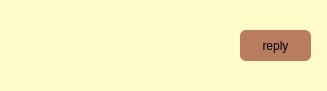
<?xml version="1.0" encoding="UTF-8"?>
<ui version="4.0">
 <class>commentui</class>
 <widget class="QWidget" name="commentui">
  <property name="geometry">
   <rect>
    <x>0</x>
    <y>0</y>
    <width>327</width>
    <height>91</height>
   </rect>
  </property>
  <property name="windowTitle">
   <string>Form</string>
  </property>
  <property name="styleSheet">
   <string notr="true">background-color: rgb(255, 251, 201);</string>
  </property>
  <widget class="QPushButton" name="reply">
   <property name="geometry">
    <rect>
     <x>240</x>
     <y>30</y>
     <width>71</width>
     <height>31</height>
    </rect>
   </property>
   <property name="styleSheet">
    <string notr="true">font: 8pt &quot;Segoe UI&quot;;
border-radius:6px;
background-color: rgb(184, 125, 97);</string>
   </property>
   <property name="text">
    <string>reply</string>
   </property>
  </widget>
  <widget class="QLabel" name="text">
   <property name="geometry">
    <rect>
     <x>30</x>
     <y>40</y>
     <width>201</width>
     <height>31</height>
    </rect>
   </property>
   <property name="text">
    <string/>
   </property>
  </widget>
  <widget class="QLabel" name="username">
   <property name="geometry">
    <rect>
     <x>40</x>
     <y>10</y>
     <width>63</width>
     <height>20</height>
    </rect>
   </property>
   <property name="text">
    <string/>
   </property>
  </widget>
  <widget class="QLabel" name="label">
   <property name="geometry">
    <rect>
     <x>2</x>
     <y>0</y>
     <width>321</width>
     <height>91</height>
    </rect>
   </property>
   <property name="styleSheet">
    <string notr="true">background-color: rgb(231, 231, 231);
background-color: rgb(255, 251, 201);</string>
   </property>
   <property name="text">
    <string/>
   </property>
  </widget>
  <zorder>label</zorder>
  <zorder>reply</zorder>
  <zorder>text</zorder>
  <zorder>username</zorder>
 </widget>
 <resources/>
 <connections/>
</ui>
